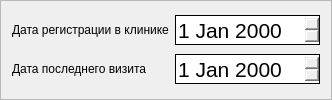
	<widget class="QFrame" name="dates_frame">
	 <property name="frameShape">
	  <enum>QFrame::StyledPanel</enum>
	 </property>
	 <property name="frameShadow">
	  <enum>QFrame::Raised</enum>
	 </property>
	 <layout class="QGridLayout" name="gridLayout_4">
	  <item row="0" column="1">
	   <widget class="QDateEdit" name="reg_dateEdit">
		<property name="minimumSize">
		 <size>
		  <width>0</width>
		  <height>30</height>
		 </size>
		</property>
		<property name="font">
		 <font>
		  <pointsize>16</pointsize>
		 </font>
		</property>
		<property name="styleSheet">
		 <string notr="true"> QDateEdit {
	  border-width: 1px;
	  border-style: solid;
	  border-radius: 0px;
  }</string>
		</property>
	   </widget>
	  </item>
	  <item row="1" column="1">
	   <widget class="QDateEdit" name="last_visit_dateEdit">
		<property name="minimumSize">
		 <size>
		  <width>0</width>
		  <height>30</height>
		 </size>
		</property>
		<property name="font">
		 <font>
		  <pointsize>16</pointsize>
		 </font>
		</property>
		<property name="styleSheet">
		 <string notr="true"> QDateEdit {
	  border-width: 1px;
	  border-style: solid;
	  border-radius: 0px;
  }</string>
		</property>
	   </widget>
	  </item>
	  <item row="0" column="0">
	   <widget class="QLabel" name="label_2">
		<property name="minimumSize">
		 <size>
		  <width>0</width>
		  <height>30</height>
		 </size>
		</property>
		<property name="text">
		 <string>Дата регистрации в клинике</string>
		</property>
	   </widget>
	  </item>
	  <item row="1" column="0">
	   <widget class="QLabel" name="label_3">
		<property name="minimumSize">
		 <size>
		  <width>0</width>
		  <height>30</height>
		 </size>
		</property>
		<property name="text">
		 <string>Дата последнего визита</string>
		</property>
	   </widget>
	  </item>
	 </layout>
	</widget>
